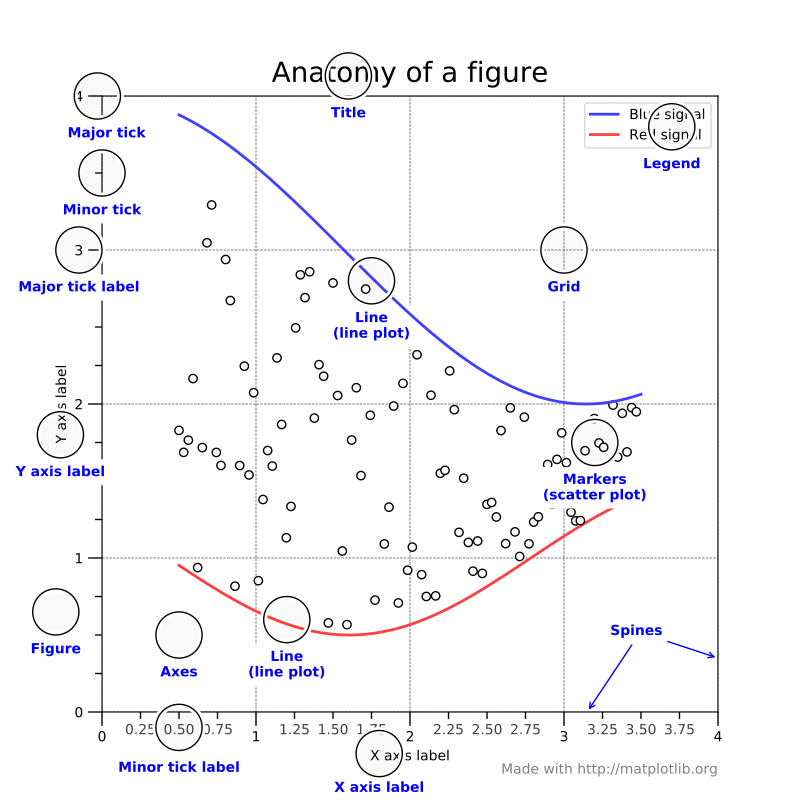

This chart was generated by the following Python code:
# This figure shows the name of several matplotlib elements composing a figure
import numpy as np
import matplotlib.pyplot as plt
from matplotlib.ticker import AutoMinorLocator, MultipleLocator, FuncFormatter

np.random.seed(19680801)

X = np.linspace(0.5, 3.5, 100)
Y1 = 3+np.cos(X)
Y2 = 1+np.cos(1+X/0.75)/2
Y3 = np.random.uniform(Y1, Y2, len(X))

fig = plt.figure(figsize=(8, 8))
ax = fig.add_subplot(1, 1, 1, aspect=1)

def minor_tick(x, pos):
    if not x % 1.0:
        return ""
    return "%.2f" % x

ax.xaxis.set_major_locator(MultipleLocator(1.000))
ax.xaxis.set_minor_locator(AutoMinorLocator(4))
ax.yaxis.set_major_locator(MultipleLocator(1.000))
ax.yaxis.set_minor_locator(AutoMinorLocator(4))
ax.xaxis.set_minor_formatter(FuncFormatter(minor_tick))

ax.set_xlim(0, 4)
ax.set_ylim(0, 4)

ax.tick_params(which='major', width=1.0)
ax.tick_params(which='major', length=10)
ax.tick_params(which='minor', width=1.0, labelsize=10)
ax.tick_params(which='minor', length=5, labelsize=10, labelcolor='0.25')

ax.grid(linestyle="--", linewidth=0.5, color='.25', zorder=-10)

ax.plot(X, Y1, c=(0.25, 0.25, 1.00), lw=2, label="Blue signal", zorder=10)
ax.plot(X, Y2, c=(1.00, 0.25, 0.25), lw=2, label="Red signal")
ax.plot(X, Y3, linewidth=0,
        marker='o', markerfacecolor='w', markeredgecolor='k')

ax.set_title("Anatomy of a figure", fontsize=20, verticalalignment='bottom')
ax.set_xlabel("X axis label")
ax.set_ylabel("Y axis label")

ax.legend()


def circle(x, y, radius=0.15):
    from matplotlib.patches import Circle
    from matplotlib.patheffects import withStroke
    circle = Circle((x, y), radius, clip_on=False, zorder=10, linewidth=1,
                    edgecolor='black', facecolor=(0, 0, 0, .0125),
                    path_effects=[withStroke(linewidth=5, foreground='w')])
    ax.add_artist(circle)


def text(x, y, text):
    ax.text(x, y, text, backgroundcolor="white",
            ha='center', va='top', weight='bold', color='blue')


# Minor tick
circle(0.50, -0.10)
text(0.50, -0.32, "Minor tick label")

# Major tick
circle(-0.03, 4.00)
text(0.03, 3.80, "Major tick")

# Minor tick
circle(0.00, 3.50)
text(0.00, 3.30, "Minor tick")

# Major tick label
circle(-0.15, 3.00)
text(-0.15, 2.80, "Major tick label")

# X Label
circle(1.80, -0.27)
text(1.80, -0.45, "X axis label")

# Y Label
circle(-0.27, 1.80)
text(-0.27, 1.6, "Y axis label")

# Title
circle(1.60, 4.13)
text(1.60, 3.93, "Title")

# Blue plot
circle(1.75, 2.80)
text(1.75, 2.60, "Line\n(line plot)")

# Red plot
circle(1.20, 0.60)
text(1.20, 0.40, "Line\n(line plot)")

# Scatter plot
circle(3.20, 1.75)
text(3.20, 1.55, "Markers\n(scatter plot)")

# Grid
circle(3.00, 3.00)
text(3.00, 2.80, "Grid")

# Legend
circle(3.70, 3.80)
text(3.70, 3.60, "Legend")

# Axes
circle(0.5, 0.5)
text(0.5, 0.3, "Axes")

# Figure
circle(-0.3, 0.65)
text(-0.3, 0.45, "Figure")

color = 'blue'
ax.annotate('Spines', xy=(4.0, 0.35), xycoords='data',
            xytext=(3.3, 0.5), textcoords='data',
            weight='bold', color=color,
            arrowprops=dict(arrowstyle='->',
                            connectionstyle="arc3",
                            color=color))

ax.annotate('', xy=(3.15, 0.0), xycoords='data',
            xytext=(3.45, 0.45), textcoords='data',
            weight='bold', color=color,
            arrowprops=dict(arrowstyle='->',
                            connectionstyle="arc3",
                            color=color))

ax.text(4.0, -0.4, "Made with http://matplotlib.org",
        fontsize=10, ha="right", color='.5')

#fig.show()
